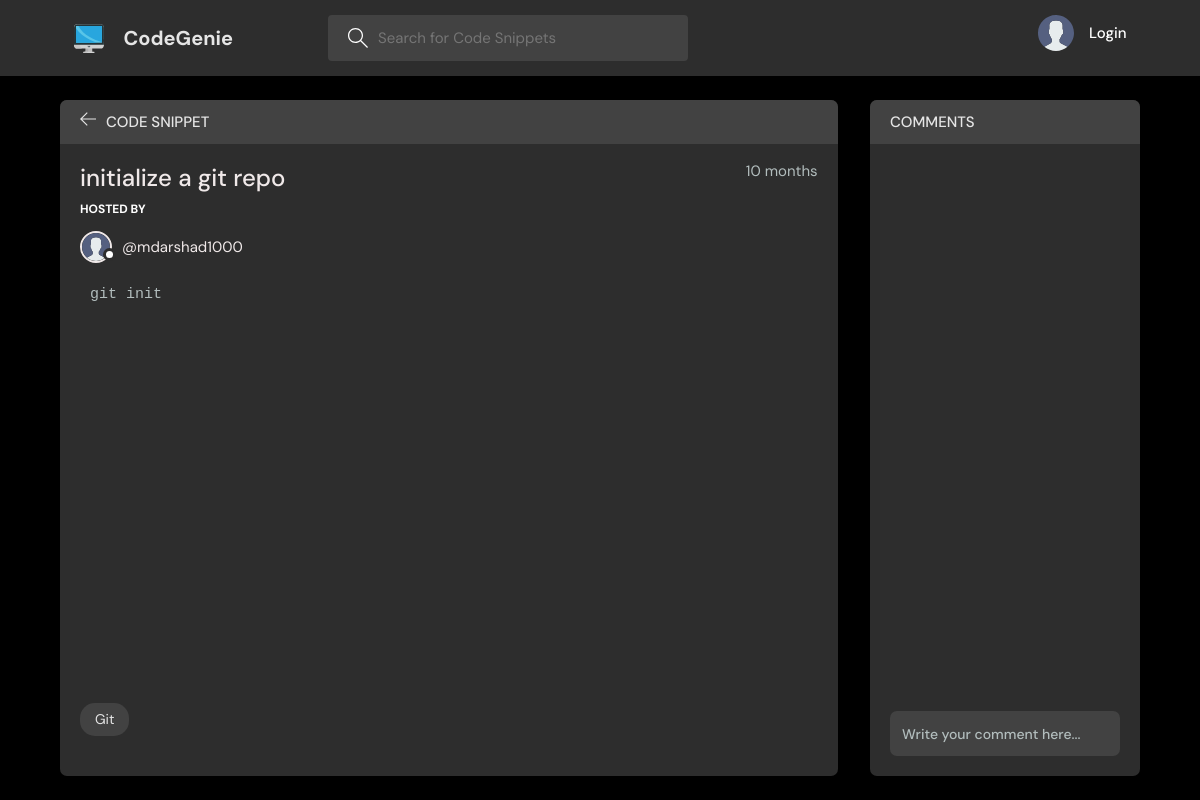
/snippet/54, run on the app's committed database.
### base/models.py (models this page shows, shortened)
class Snippet(models.Model):
    author = models.ForeignKey(User, on_delete=models.CASCADE, null=True)
    language = models.ForeignKey(Language, on_delete=models.CASCADE, null=True)
    name = models.CharField(max_length=200)
    code = models.TextField(blank=False)
    updated = models.DateTimeField(auto_now=True)
    created = models.DateTimeField(auto_now_add=True)
    class Meta:
        ordering = ['-updated', '-created']

class User(AbstractUser):
    name = models.CharField(max_length=200, null=True)
    email = models.EmailField(unique=True, null=True)
    USERNAME_FIELD = 'email'
    REQUIRED_FIELDS = []

class Language(models.Model):
    name = models.CharField(max_length=200, unique=True)
    def __str__(self):
        return self.name

### base/views.py (the view, shortened to what this page needs)
# urls.py: path('snippet/<str:pk>', views.snippet, name='snippet'),
def snippet(request, pk):
    snippet = Snippet.objects.get(id=pk)
    snippet_comments = snippet.comment_set.all()
    context = {'snippet':snippet, 'snippet_comments':snippet_comments}
    return render(request, 'base/snippet.html', context)

### base/templates/base/snippet.html (shortened to what this page needs)
{% extends 'main.html' %}
{% load static %}
{% block content %}
<head>
    <link rel="stylesheet"
        href="//cdn.jsdelivr.net/gh/highlightjs/cdn-release@11.3.1/build/styles/base16/atelier-estuary.min.css">
</head>
<main class="profile-page layout layout--2">
    <div class="container">
        <div class="room">
            <div class="room__top">
                <div class="room__topLeft">
                    <a href="{% url 'home' %}">
                        <svg version="1.1" xmlns="http://www.w3.org/2000/svg" width="32" height="32"
                            viewBox="0 0 32 32">
                            <title>arrow-left</title>
                            <path
                                d="M13.723 2.286l-13.723 13.714 13.719 13.714 1.616-1.611-10.96-10.96h27.625v-2.286h-27.625l10.965-10.965-1.616-1.607z">
                            </path>
                        </svg>
                    </a>
                    <h3>CODE SNIPPET</h3>
                </div>
            </div>
            <div class="room__box scroll">
                <div class="">
                    <div class="room__info">
                        <h3>{{snippet.name}}</h3>
                        <span>{{snippet.created|timesince}}</span>
                    </div>
                    <div class="room__hosted">
                        <p>Hosted By</p>
                        <a href="" class="room__author">
                            <div class="avatar avatar--small">
                                <img src="{% static 'images/avatar.svg' %}" />
                            </div>
                            <span>@{{snippet.author.username}}</span>
                        </a>
                    </div>
                    <div class="room__details" style="overflow-y: scroll; height: 420px;">
                        <pre><code>{{snippet.code}}</code></pre>
                    </div>
                    <span class="room__topics">{{snippet.language}}</span>
                </div>
            </div>
        </div>
        <div class="participants">
            <h3 class="participants__top">Comments</h3>
            <div class="participants__list scroll">
                <div class="room__message">
                    <form action="" method="POST">
                        <input name="body" placeholder="Write your comment here..." />
                    </form>
                </div>
            </div>
        </div>
    </div>
</main>
{% endblock content%}

### templates/main.html (shortened to what this page needs)
<!DOCTYPE html>
{% load static %}
<html lang="en">
<head>
    <link rel="stylesheet" href="{% static 'styles/style.css' %}" />
</head>
<body>
    {% include 'navbar.html' %}
    {% block content %}
    {% endblock %}
</body>
</html>

### templates/navbar.html (shortened to what this page needs)
{% load static %}
<header class="header header--loggedIn">
    <div class="container">
        <a href="{% url 'index' %}" class="header__logo">
            <h1>CodeGenie</h1>
        </a>
        <form class="header__search" method="GET" action="{% url 'home' %}">
            <label>
                <input name="q" placeholder="Search for Code Snippets" />
            </label>
        </form>
        <nav class="header__menu">
            {% if request.user.is_authenticated %}
            <div class="header__user">
                <a href="">
                    <div class="avatar avatar--medium active">
                        <img src="{% static 'images/avatar.svg' %}" />
                    </div>
                    <p>{{user.name}} <span>@{{user.username}}</span></p>
                </a>
                <button class="dropdown-button">
                    <svg version="1.1" xmlns="http://www.w3.org/2000/svg" width="32" height="32" viewBox="0 0 32 32">
                        <title>chevron-down</title>
                        <path d="M16 21l-13-13h-3l16 16 16-16h-3l-13 13z"></path>
                    </svg>
                </button>
            </div>
            {% else %}
            <a href="{% url 'login' %}">
                <img src="{% static 'images/avatar.svg' %}" />
                <p>Login</p>
            </a>
            {% endif %}
        </nav>
    </div>
</header>

### base/templates/base/snippet.html (style rules this page uses)
pre, code { font-family: monospace, monospace; }
pre { overflow: auto; }
pre>code { display: block; padding: 1rem; word-wrap: normal; }

### data on the page
Snippet: name "initialize a git repo", created "10 months", author.username "mdarshad1000", code "git init", language "Git"
